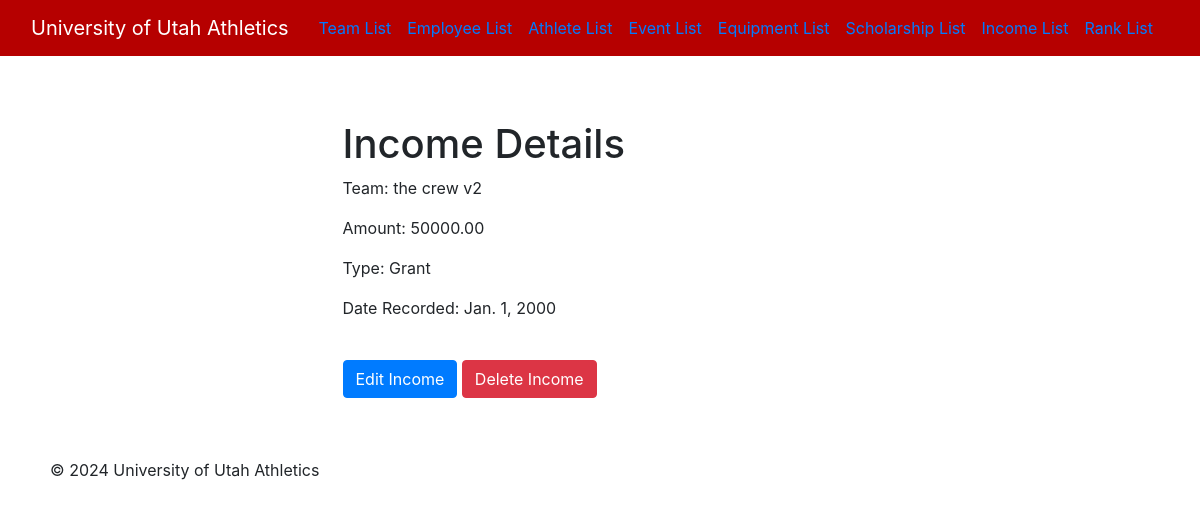
The app's page /athletics/income/details/1/ with its own data.
### athletics/models.py (models this page shows)
class Income(models.Model):
    income_type_choices = [
        ('DN', 'Donation'),
        ('GR', 'Grant'),
        ('FN', 'Fundraiser'),
    ]
    income_id=models.AutoField(primary_key=True)
    team = models.ForeignKey(Team, on_delete=models.CASCADE)
    type = models.CharField(max_length=15, choices=income_type_choices)
    amount = models.DecimalField(max_digits=10, decimal_places=2)
    date_recorded = models.DateField()

class Team(models.Model):
    team_id = models.AutoField(primary_key=True)
    team_name = models.CharField(max_length=100)
    type = models.CharField(max_length=50)
    email = models.CharField(max_length=50)
    established_date = models.DateField()
    employees = models.ManyToManyField('Employee', related_name='teams_associated', blank=True)
    def __str__(self):
        return self.team_name

### athletics/views.py (the view)
# urls.py: path('income/details/<int:pk>/', views.IncomeDetails.as_view(), name='income-details'),
class IncomeDetails(DetailView):
    model = Income
    template_name = 'income_details.html'

### athletics/templates/income_details.html (shortened to what this page needs)
{% extends 'base.html' %}
{% block content %}
<div class="container">
    <div class="row">
        <div class="col-md-6 offset-md-3">
            <h1 class="mt-4">Income Details</h1>
            <p>Team: {{ object.team }}</p>
            <p>Amount: {{ object.amount }}</p>
            <p>Type: {{ object.get_type_display }}</p>
            <p>Date Recorded: {{ object.date_recorded }}</p>
            <br>
            <a href="/athletics/income/edit/{{ object.pk }}/" class="btn btn-primary">Edit Income</a>
            <a href="/athletics/income/delete/{{ object.pk }}/" class="btn btn-danger">Delete Income</a>
        </div>
    </div>
</div>
{% endblock %}

### static/css/styles.css (style rules this page uses)
body { background-color: #FFFFFF; }
.container { padding: 20px; }

### records on screen
Income: team "the crew v2", amount "50000.00", type "Grant", date_recorded "Jan. 1, 2000"
